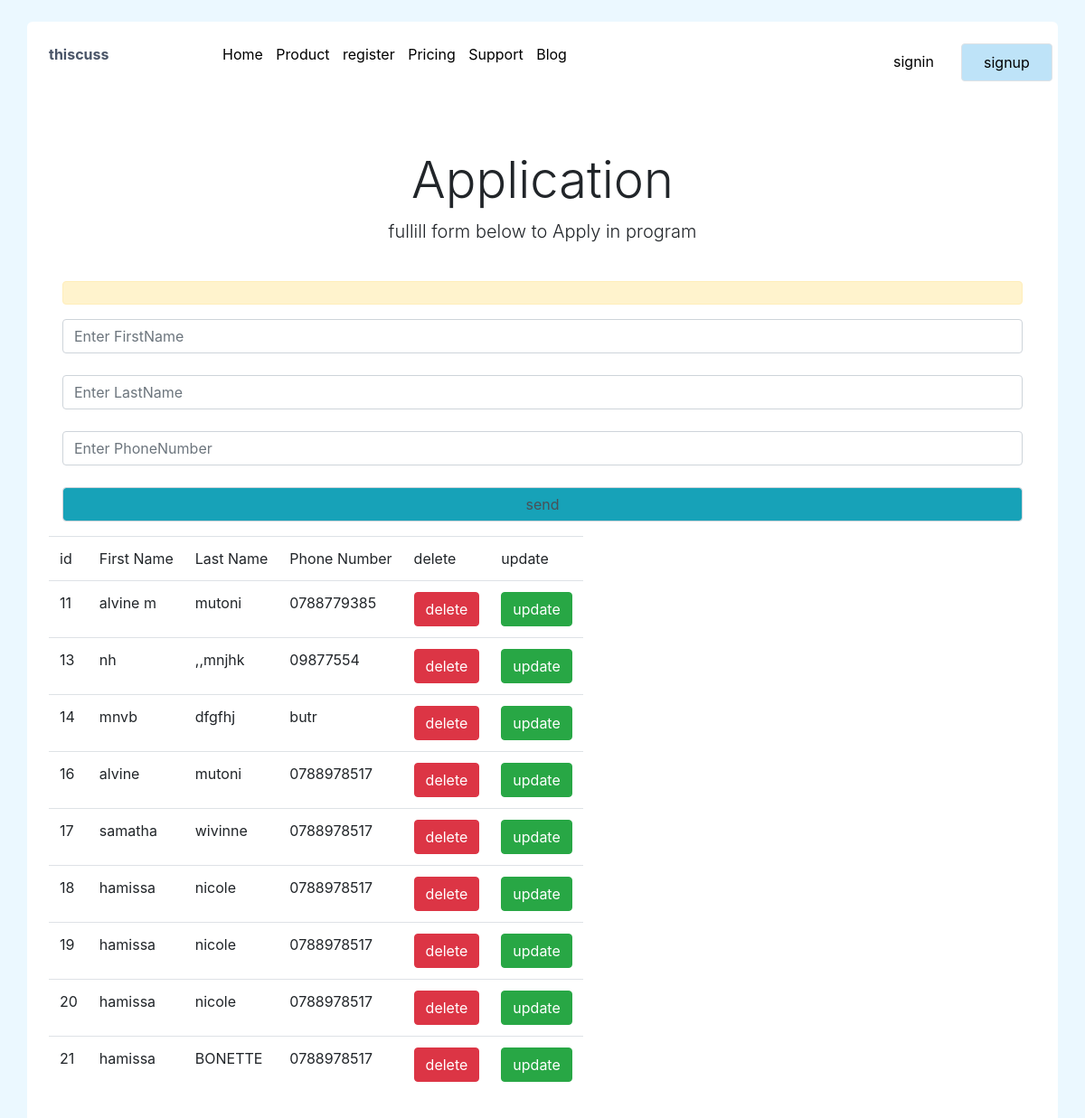
Page /registration/ on the earlier database version.
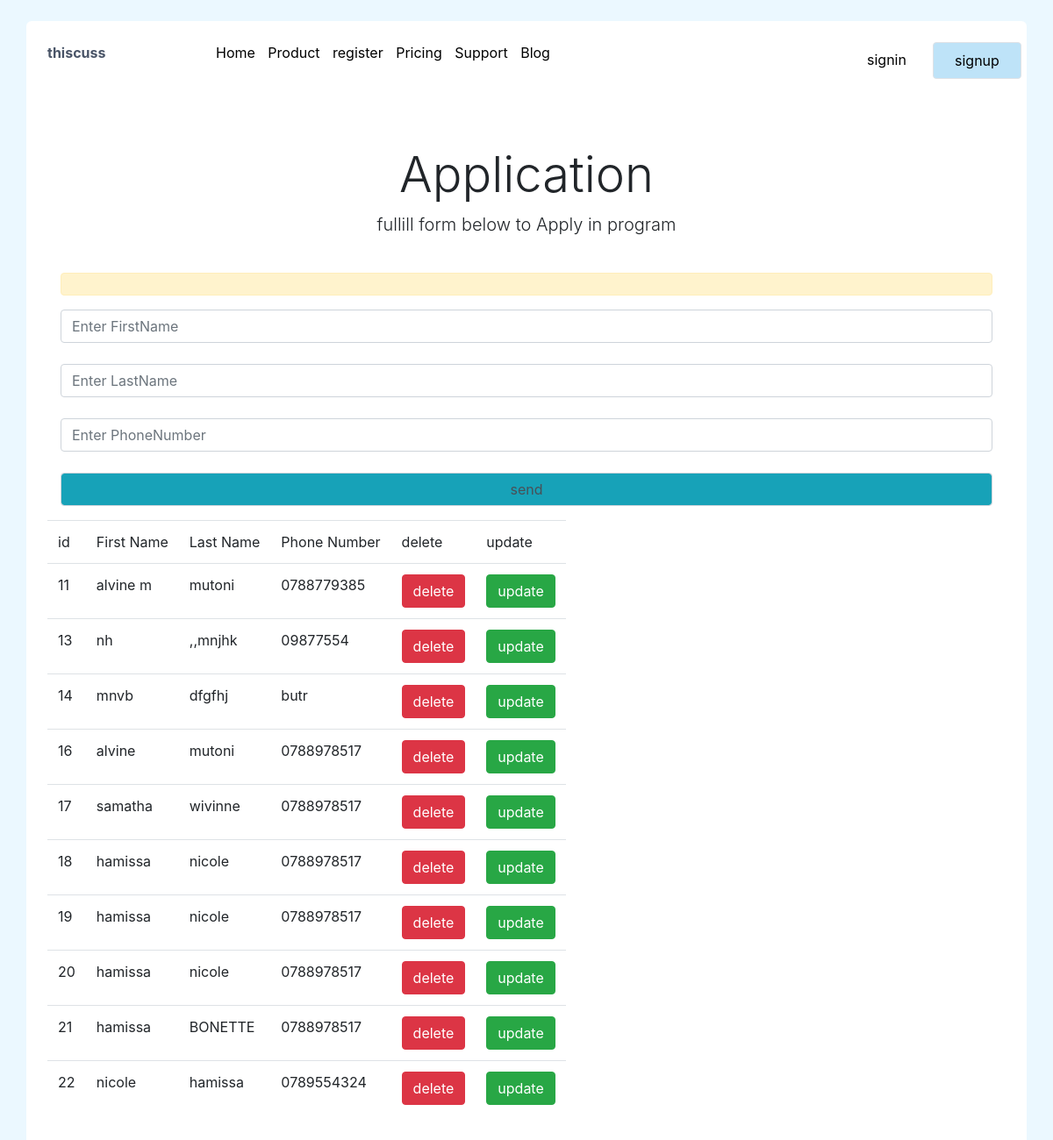
Same page on the later database version.
### home/models.py (models this page shows, shortened)
class Registration(models.Model):
    phone =models.CharField(max_length=255)
    firstname = models.CharField(max_length=255)
    lastname = models.CharField(max_length=255)

### home/views.py (the view, shortened to what this page needs)
# urls.py: path('registration/',views.registration,name='register'),
def registration(request):
    select =Registration.objects.all().order_by('id')
    return render(request,'register.html',{'data':select})

### templates/register.html (shortened to what this page needs)
{% extends 'base.html' %}
{% load static %}
{% block content %}
<div class="pricing-header px-3 py-3 pt-md-5 pb-md-4 mx-auto text-center">
    <h1 class="display-4">Application</h1>
    <p class="lead">fullill form below to Apply in program</p>
</div>
<div class="container">
   <div class="form-group p">
       <p class="alert alert-warning">{{message}}</p>
       <form method="POST" action="{% url 'register' %}" accept="">
           <input type="text" placeholder="Enter FirstName" name="FirstName" class="form-control"><br>
           <input type="text" placeholder="Enter LastName" name="LastName" class="form-control"><br>
           <input type="text" placeholder="Enter PhoneNumber" name="phone" class="form-control"><br>
           <input type="submit" value="send" class="form-control bg-info">
       </form>
   </div>
</div>
<div class="table">
    <table>
        <tr><td>id</td><td>First Name</td><td>Last Name</td><td>Phone Number</td>
            <td>delete</td><td>update</td>
        </tr>
        {% for ida in data %} <tr>
            <td>{{ ida.id }} </td>
            <td>{{ ida.firstname }} </td>
            <td>{{ ida.lastname }}</td>
            <td>{{ ida.phone }}</td>
            <td><a href="{%url 'deleteInfos' id=ida.id %}"><span class="btn btn-danger">delete</span></a></td>
            <td><a href="{% url 'updateInfos' id=ida.id %}"><span class="btn btn-success">update</span></a></td>
        </tr>
        {% endfor %}
    </table>
</div>
{% endblock %}

Differences in the rows shown:
added Registration: id "22", firstname "nicole", lastname "hamissa", phone "0789554324"
